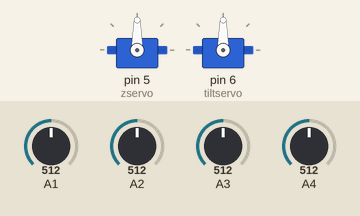
A sketch run on a simulated Arduino Uno, built with avr-gcc and run on an emulated ATmega328P. On the bench: 2 × servo. The inputs (shaded band) are chosen by the test bench; at power-on: A1 = 512, A3 = 512, A4 = 512, A2 = 512.

Above: at 1.2 s.
1.3 s: A1 set to 595
2.8 s: A1 set to 630
At 3.9 s:
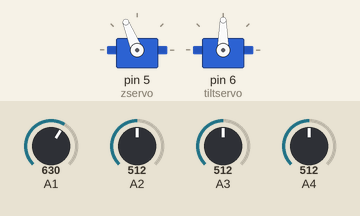
5.8 s: A3 set to 716
At 6.5 s:
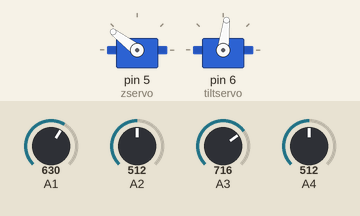
8.8 s: A3 set to 306
11.8 s: A4 set to 306
At 14.5 s:
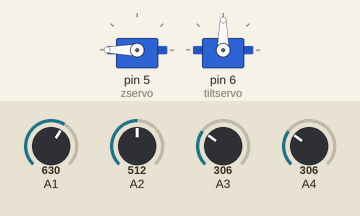
14.8 s: A4 set to 90
At 16.0 s:
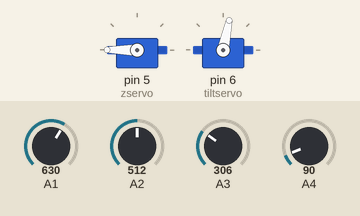
Timing chart, 0 to 21.4 s (numbered marks = the images above; inputs shaded):
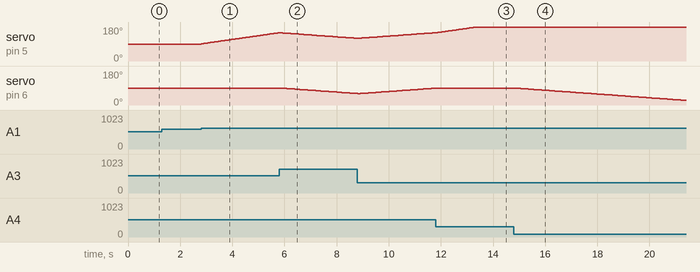

The sketch:

Code-SolarTracking.ino
```cpp
#include <Servo.h>
/*To Do
 * Setup Function
 * Avg
 */

Servo zservo;  // create servo object for z servo
Servo tiltservo;  // create servo object for xy servo

int zpos = 90;    // variable to store the servo position
int tiltpos = 90;
int LDR1;
int LDR2;
int LDR3;
int LDR4;

void setup() {
  zservo.attach(5);
  tiltservo.attach(6);
}

void loop() {
  LDR1 = analogRead(A1);
  LDR2 = analogRead(A2);
  LDR3 = analogRead(A3);
  LDR4 = analogRead(A4);

  int left = LDR1 - LDR2;
  int front = LDR3 - LDR4;
  int right = LDR1 - LDR3;
  int back = LDR2 - LDR4;

  if(abs(right)<100 && abs(front)<100){
    delay(10);
    }

    else{
    //if(left>0){
     // zpos+=1;
     // zservo.write(zpos);
     // delay(10);
      //}

    //if(left<0){
      //zpos-=1;
      //zservo.write(zpos);
      //delay(10);
     // }

    if(right>0){
      zpos++;
      zservo.write(zpos);
      delay(50);
      }

    if(right<0){
      zpos--;
      zservo.write(zpos);
      delay(50);
      }

    if(front>0){
      tiltpos--;
      tiltservo.write(tiltpos);
      delay(50);
      }

     if(front<0){
      tiltpos++;
      tiltservo.write(tiltpos);
      delay(50);
      }
   }
}
```

Measured:
- the behaviour switches between 611 and 612 on A1 (found by bisection; images 0 and 1)
- after the input at 1.3 s, every drawn part: stays the same
- after the input at 2.8 s, servo on pin 5 (zservo): moves from 90° to 150° over 3.0 s, starting at once
- after the input at 5.8 s, servo on pin 6 (tiltservo): moves from 90° to 61° over 2.8 s, starting after 0.09 s
- after the input at 11.8 s, servo on pin 6 (tiltservo): goes on until 11.8 s, then stays 90°
- after the input at 14.8 s, servo on pin 6 (tiltservo): moves from 90° to 24° over 6.5 s, starting after 0.05 s
